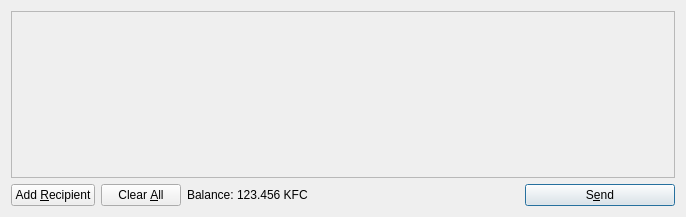
<?xml version="1.0" encoding="UTF-8"?>
<ui version="4.0">
 <class>SendCoinsDialog</class>
 <widget class="QDialog" name="SendCoinsDialog">
  <property name="geometry">
   <rect>
    <x>0</x>
    <y>0</y>
    <width>686</width>
    <height>217</height>
   </rect>
  </property>
  <property name="windowTitle">
   <string>Send Coins</string>
  </property>
  <layout class="QVBoxLayout" name="verticalLayout">
   <item>
    <widget class="QScrollArea" name="scrollArea">
     <property name="widgetResizable">
      <bool>true</bool>
     </property>
     <widget class="QWidget" name="scrollAreaWidgetContents">
      <property name="geometry">
       <rect>
        <x>0</x>
        <y>0</y>
        <width>666</width>
        <height>165</height>
       </rect>
      </property>
      <layout class="QVBoxLayout" name="verticalLayout_2">
       <property name="margin">
        <number>0</number>
       </property>
       <item>
        <layout class="QVBoxLayout" name="entries">
         <property name="spacing">
          <number>6</number>
         </property>
        </layout>
       </item>
       <item>
        <spacer name="verticalSpacer">
         <property name="orientation">
          <enum>Qt::Vertical</enum>
         </property>
         <property name="sizeHint" stdset="0">
          <size>
           <width>20</width>
           <height>40</height>
          </size>
         </property>
        </spacer>
       </item>
      </layout>
     </widget>
    </widget>
   </item>
   <item>
    <layout class="QHBoxLayout" name="horizontalLayout">
     <item>
      <widget class="QPushButton" name="addButton">
       <property name="toolTip">
        <string>Send to multiple recipients at once</string>
       </property>
       <property name="text">
        <string>Add &amp;Recipient</string>
       </property>
       <property name="icon">
        <iconset resource="../bitcoin.qrc">
         <normaloff>:/icons/add</normaloff>:/icons/add</iconset>
       </property>
       <property name="autoDefault">
        <bool>false</bool>
       </property>
      </widget>
     </item>
     <item>
      <widget class="QPushButton" name="clearButton">
       <property name="sizePolicy">
        <sizepolicy hsizetype="Minimum" vsizetype="Fixed">
         <horstretch>0</horstretch>
         <verstretch>0</verstretch>
        </sizepolicy>
       </property>
       <property name="toolTip">
        <string>Remove all transaction fields</string>
       </property>
       <property name="text">
        <string>Clear &amp;All</string>
       </property>
       <property name="icon">
        <iconset resource="../bitcoin.qrc">
         <normaloff>:/icons/remove</normaloff>:/icons/remove</iconset>
       </property>
       <property name="autoRepeatDelay">
        <number>300</number>
       </property>
       <property name="autoDefault">
        <bool>false</bool>
       </property>
      </widget>
     </item>
     <item>
      <layout class="QHBoxLayout" name="horizontalLayout_2">
       <property name="spacing">
        <number>3</number>
       </property>
       <item>
        <widget class="QLabel" name="label">
         <property name="text">
          <string>Balance:</string>
         </property>
        </widget>
       </item>
       <item>
        <widget class="QLabel" name="labelBalance">
         <property name="cursor">
          <cursorShape>IBeamCursor</cursorShape>
         </property>
         <property name="text">
          <string>123.456 KFC</string>
         </property>
         <property name="textInteractionFlags">
          <set>Qt::LinksAccessibleByMouse|Qt::TextSelectableByKeyboard|Qt::TextSelectableByMouse</set>
         </property>
        </widget>
       </item>
      </layout>
     </item>
     <item>
      <spacer name="horizontalSpacer">
       <property name="orientation">
        <enum>Qt::Horizontal</enum>
       </property>
       <property name="sizeHint" stdset="0">
        <size>
         <width>40</width>
         <height>20</height>
        </size>
       </property>
      </spacer>
     </item>
     <item>
      <widget class="QPushButton" name="sendButton">
       <property name="minimumSize">
        <size>
         <width>150</width>
         <height>0</height>
        </size>
       </property>
       <property name="toolTip">
        <string>Confirm the send action</string>
       </property>
       <property name="text">
        <string>S&amp;end</string>
       </property>
       <property name="icon">
        <iconset resource="../bitcoin.qrc">
         <normaloff>:/icons/send</normaloff>:/icons/send</iconset>
       </property>
       <property name="default">
        <bool>true</bool>
       </property>
      </widget>
     </item>
    </layout>
   </item>
  </layout>
 </widget>
 <resources>
  <include location="../bitcoin.qrc"/>
 </resources>
 <connections/>
</ui>
